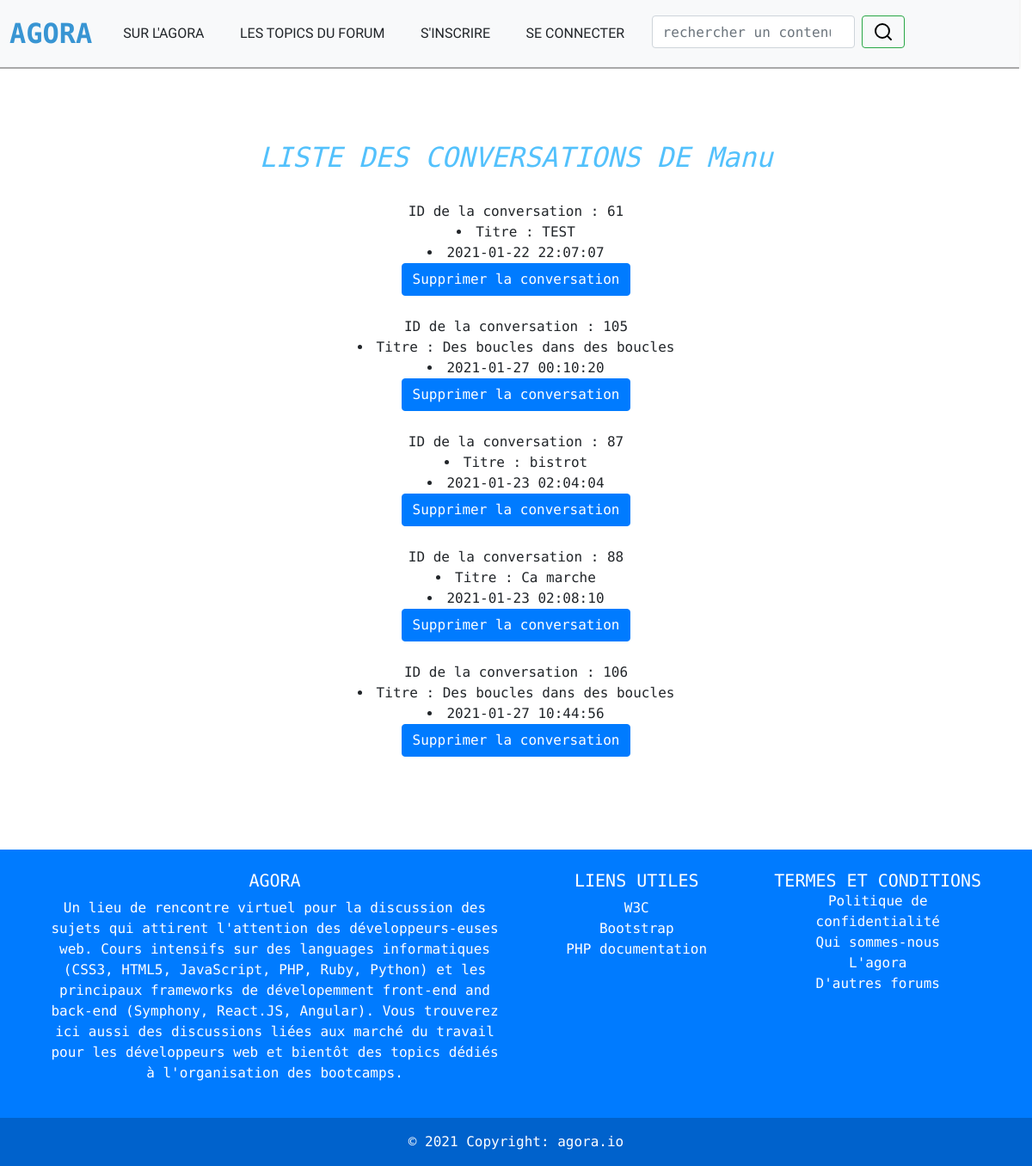
Before: /listeconversation.php?id=1 with the older database file.
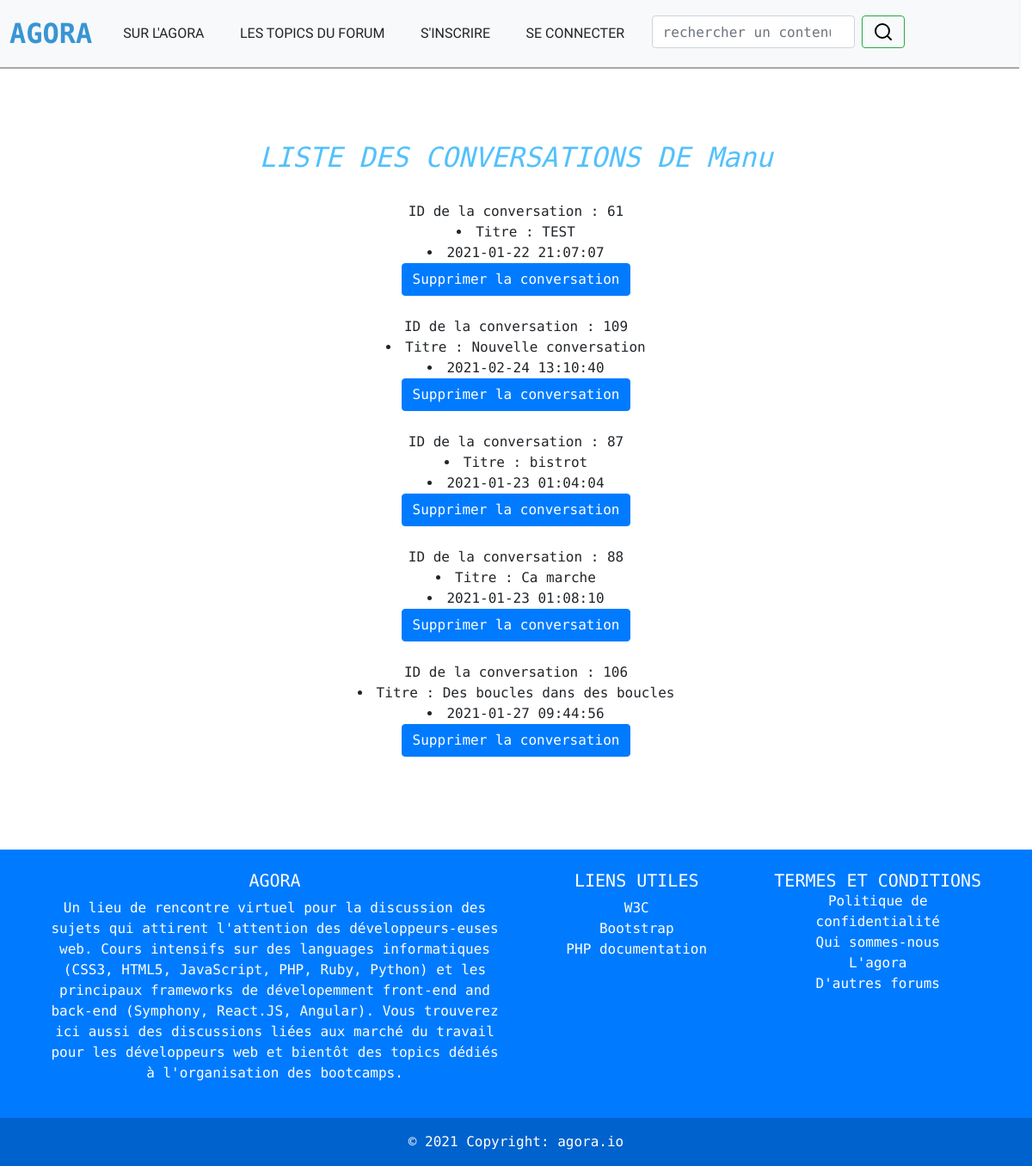
After: the same page with the newer database file.
### tables this page shows
CREATE TABLE `conversations` (
  `id` int(11) NOT NULL,
  `titre` varchar(255) NOT NULL,
  `id_topic` int(11) NOT NULL,
  `id_message` int(11) NOT NULL DEFAULT '0',
  `id_utilisateur` int(11) NOT NULL,
  `date` timestamp NOT NULL DEFAULT CURRENT_TIMESTAMP
);

### listeconversation.php (the view, shortened to what this page needs)
<?php
try
{
  $bdd =new PDO('mysql:host=localhost;dbname=forum', 'root', '');
  $bdd->setAttribute(PDO::ATTR_DEFAULT_FETCH_MODE, PDO::FETCH_ASSOC);
}
  catch(PDOException $e)
  {
    die('Erreur : ' . $e->getMessage());
  }
?>
<!DOCTYPE html>
<html lang="en">
<head>
</head>
<body>
<header>
  <?php include 'header.php';?>
</header>
<main class="mainconversation"
<?php
  $getid = $_GET['id'];
  $dataquery = $bdd -> prepare("SELECT login FROM utilisateurs WHERE id='$getid'");
  $dataquery->execute();
  $result = $dataquery->fetchAll(PDO::FETCH_OBJ);
?>
<div align="center">
    <br><h2>LISTE DES CONVERSATIONS DE <?php echo $result['0']->login; ?></h2><br>
<?php
$dataquery = $bdd -> prepare("SELECT * FROM conversations WHERE id_utilisateur='$getid'");
$dataquery->execute();
$result = $dataquery->fetchAll(PDO::FETCH_OBJ);
foreach($result as $value)
  {
    echo 'ID de la conversation : '.$value->id;
    ?>
    <li>
    <?php
    echo 'Titre : '.$value->titre;
    ?>
    </li>
    <li>
    <?php
    echo $value->date;
    ?>
    </li>
    <form action="#" method="post">
    <button class='supprimer-message btn btn-primary' type='submit' id='droit'
    value='delete'>Supprimer la conversation</button>
    </form><br>
  <?php
  }
?>
</main>
<br>
<footer>
    <?php include 'footer.php';?>
</footer>
</body>
</html>

Changed rows visible on the page:
removed conversations: id "105", titre "Des boucles dans des boucles", date "2021-01-27 00:10:20"
changed conversations "TEST": date "2021-01-22 22:07:07" → "2021-01-22 21:07:07"
added conversations: id "109", titre "Nouvelle conversation", date "2021-02-24 13:10:40"
changed conversations "bistrot": date "2021-01-23 02:04:04" → "2021-01-23 01:04:04"
changed conversations "Ca marche": date "2021-01-23 02:08:10" → "2021-01-23 01:08:10"
changed conversations "Des boucles dans des boucles": date "2021-01-27 10:44:56" → "2021-01-27 09:44:56"
